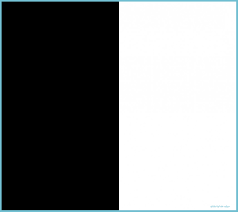
#> input picture image_1.png, 238 x 212 px
$ python betwise.py
#> lines starting #> are read from the running program, lines starting #| are printed output that depends on the picture; after the words box and inside, x2 and y2 are one past the last pixel; in counts of white or black regions, pixels touching at a corner belong together
import cv2
import numpy as np
img1=np.zeros((250,250,3), np.uint8)
img1=cv2.rectangle(img1,(200,0),(300,100),(255,255,255),-1)
img2= cv2.imread("image_1.png")
#> img2 is the input picture: shape (212, 238, 3); mean B, G, R 129.8, 129.2, 126.8

cv2.imshow("img1",img1)
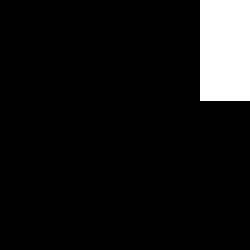
#> window 'img1': shape (250, 250, 3); 8.1% white; 1 white region, box (x1, y1, x2, y2) and area: (200, 0, 250, 101) 5050
cv2.imshow("img2",img2)

cv2.waitKey(0)
cv2.destroyAllWindows()
